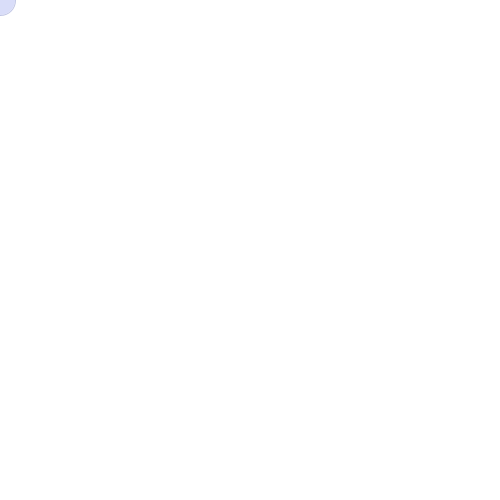
Frame 1 (no input)
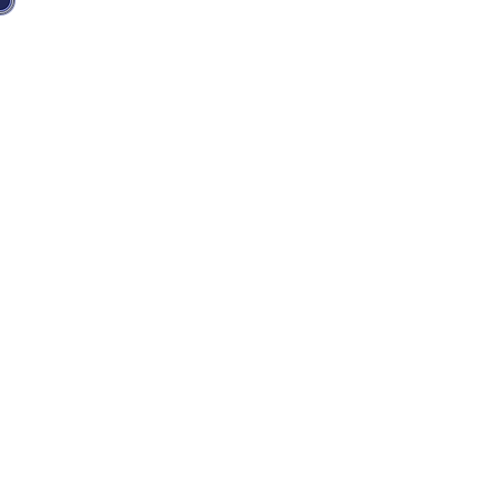
Frame 60 (the mouse pressed at the canvas centre just before this capture)
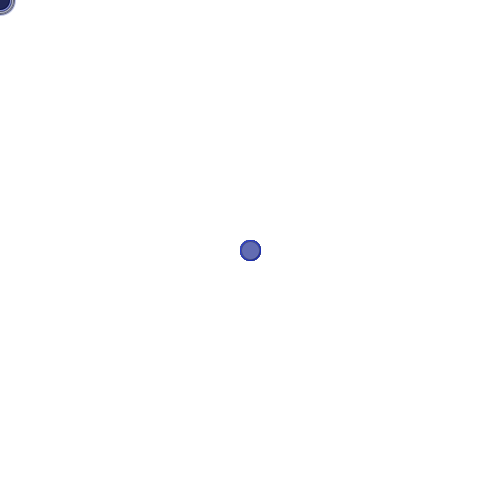
Frame 120 (the mouse held since frame 60 and released just before this capture)

The Processing sketch that drew these frames (run headless with seeded random() and noise(); from frame 60 on, the mouse is pressed at the canvas centre):

// Processing sketch: av_portfolio_procedural_painting
// ── av_portfolio_procedural_painting.pde
// this sketch is based on procedural painting (painting as the progres)
// the brush will pulsate between a minimum and maxium radius


float h; // for hue
float r = 15; // for current radius
float minRadius = 10;
float maxRadius = 20;
boolean grow = false; // to keep track if the brush is growing or shrinking

void setup () {
  size(500, 500);
  background(255);
  // based on colorMode(mode, maxX, maxY, maxZ, maxA);
  // where X , Y, Z, A represent the range of red, green, blue and alpha
  // restropectivly
  colorMode(HSB, 360, 100, 100, 100); // changing color mode to HSB
  h = random(360); // setting hue to a random number between 0 - 360
}

void draw () {
  // generating random transparent colors based on the hue value
  smooth();
  fill(h, random(100), random(100), 50); // (R, G, B, A)
  stroke(h, random(100), random(100), 70);
  ellipse(mouseX, mouseY, r * 2, r * 2);
  
  if(grow) {
    r++;
    if( r < maxRadius) {
      grow = false;
    }
  }
  else {
    r--;
    if( r < minRadius) {
      grow = true;
    }
  }
  
}
